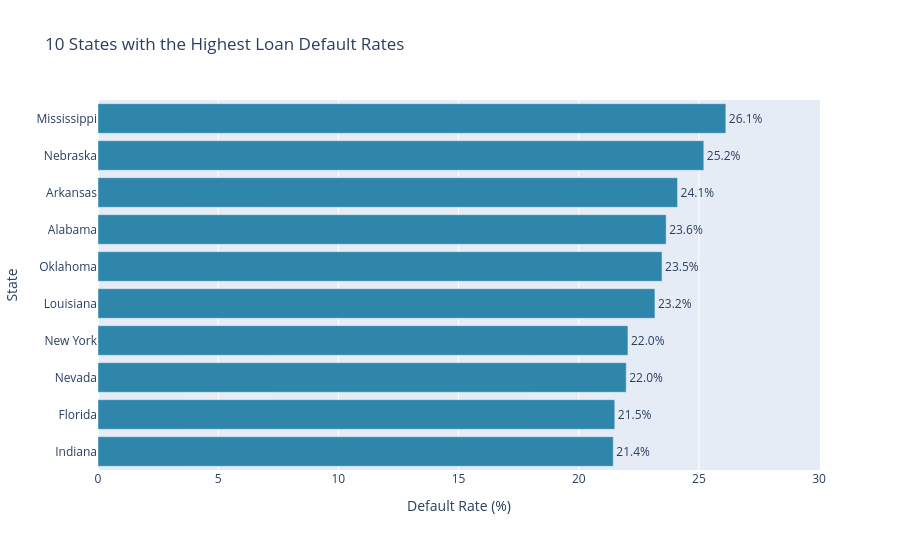

Notebook code cell kept with this figure:
### Code cell
# Which states have the highest loan default rates?
state_names = {
    "MS": "Mississippi", "NE": "Nebraska", "AR": "Arkansas",
    "AL": "Alabama", "OK": "Oklahoma", "LA": "Louisiana",
    "NY": "New York", "NV": "Nevada", "FL": "Florida", "IN": "Indiana",
}

state_results = df.groupby("addr_state").agg(
    total_loans=("Default", "size"),
    default_rate=("Default", "mean")
)

state_results["default_rate"] *= 100

state_ranked = (
    state_results[state_results["total_loans"] >= 100]
    .sort_values("default_rate", ascending=False)
    .head(10)
)

state_ranked.index = state_ranked.index.map(lambda s: state_names.get(s, s))
state_ranked.index.name = "State"

chart_df = state_ranked.reset_index()

fig = px.bar(
    chart_df,
    x="default_rate",
    y="State",
    orientation="h",
    text="default_rate",
    hover_data={
        "total_loans": ":,",
        "default_rate": ":.2f",
    },
    labels={
        "default_rate": "Default Rate (%)",
        "total_loans": "Total Loans",
    },
    title="10 States with the Highest Loan Default Rates",
)

fig.update_traces(
    texttemplate="%{text:.1f}%",
    textposition="outside",
    marker_color="#2E86AB",
)
fig.update_layout(
    width=900,
    height=550,
    xaxis_title="Default Rate (%)",
    yaxis_title="State",
    yaxis_autorange="reversed",
    xaxis_range=[0, chart_df["default_rate"].max() * 1.15],
)
fig.show()

display(state_ranked.round(2))

### Figure 1 — Plotly figure (JSON) as saved in the notebook; plotly's stock layout.template omitted (floating-point values rounded to 4 significant figures)
{"data": [{"customdata": [[6593], [3591], [10058], [16640], [12291], [15520], [110075], [20282], [95815], [21720]], "hovertemplate": "Default Rate (%)=%{text:.2f}<br>State=%{y}<br>Total Loans=%{customdata[0]:,}<extra></extra>", "legendgroup": "", "marker": {"color": "#2E86AB", "pattern": {"shape": ""}}, "name": "", "orientation": "h", "showlegend": false, "text": [26.12, 25.2, 24.11, 23.64, 23.46, 23.17, 22.05, 21.98, 21.5, 21.44], "textposition": "outside", "texttemplate": "%{text:.1f}%", "type": "bar", "x": [26.12, 25.2, 24.11, 23.64, 23.46, 23.17, 22.05, 21.98, 21.5, 21.44], "xaxis": "x", "y": ["Mississippi", "Nebraska", "Arkansas", "Alabama", "Oklahoma", "Louisiana", "New York", "Nevada", "Florida", "Indiana"], "yaxis": "y"}], "layout": {"barmode": "relative", "height": 550, "legend": {"tracegroupgap": 0}, "title": {"text": "10 States with the Highest Loan Default Rates"}, "width": 900, "xaxis": {"anchor": "y", "domain": [0, 1], "range": [0, 30.04], "title": {"text": "Default Rate (%)"}}, "yaxis": {"anchor": "x", "autorange": "reversed", "domain": [0, 1], "title": {"text": "State"}}}}
